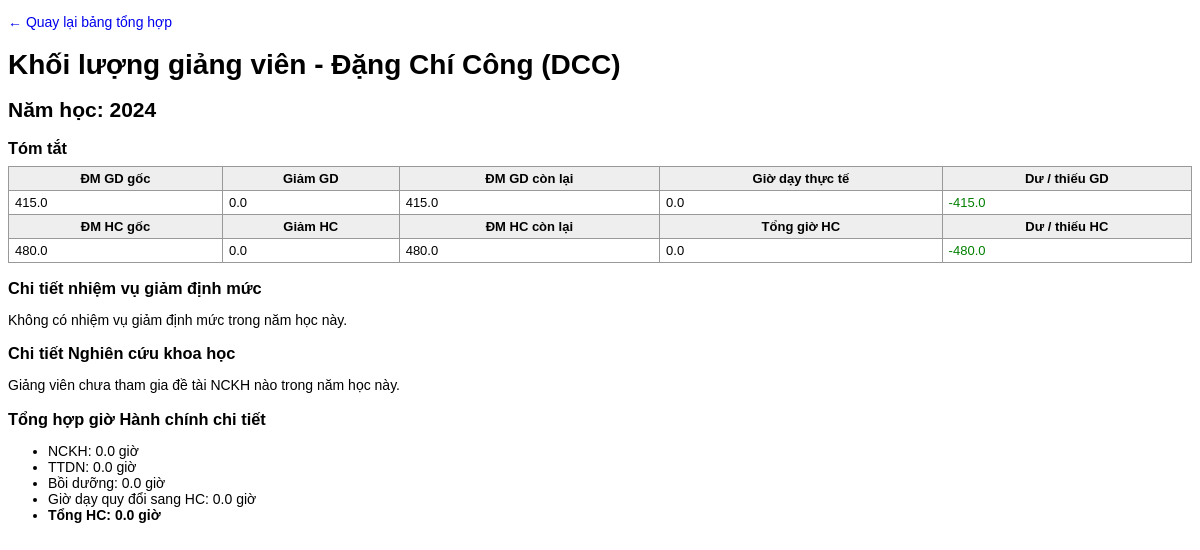
Screenshot of /timetable/instructor-workload/2/2/ with the database file from the repository.
### timetable/models.py (models this page shows, shortened)
class Instructor(models.Model):
    code = models.CharField(max_length=20, unique=True, verbose_name="Mã GV")
    name = models.CharField(max_length=100, verbose_name="Họ tên")
    department = models.ForeignKey(Department, on_delete=models.CASCADE, verbose_name="Thuộc Khoa")
    is_leader = models.BooleanField(default=False, verbose_name="Là Lãnh đạo (cờ tổng quát)")
    teaching_quota = models.FloatField(default=415, verbose_name="Định mức GIẢNG DẠY (Tiết)")
    admin_quota = models.FloatField(default=480, verbose_name="Định mức HÀNH CHÍNH (Giờ)")
    conversion_ratio = models.FloatField(default=3.2, verbose_name="Hệ số quy đổi giờ chuẩn → giờ HC")
    max_subjects_per_semester = models.IntegerField(
        default=3, verbose_name="Tối đa môn được phân dạy mỗi Học kỳ"
    )
    roles = models.ManyToManyField(
        InstructorRole, blank=True, verbose_name="Vai trò (ảnh hưởng giảm giờ chuẩn)"
    )
    allowed_majors = models.ManyToManyField(
        Major, blank=True, verbose_name="Được phân dạy cho các Ngành"
    )
    can_teach_general = models.BooleanField(
        default=False, verbose_name="Có dạy được các môn chung (đại cương)?"
    )
    competencies = models.ManyToManyField(
        Subject,
        through="InstructorCompetency",
        verbose_name="Khả năng giảng dạy (theo Môn)",
        blank=True,
    )
    class Meta:
        verbose_name_plural = "6. Quản lý Giảng viên"

class AcademicYear(models.Model):
    code = models.CharField(max_length=20, unique=True, verbose_name="Mã Năm học")
    note = models.TextField(blank=True, verbose_name="Ghi chú")
    class Meta:
        verbose_name_plural = "1. Quản lý Năm học"

### timetable/views.py (the view, shortened to what this page needs)
def instructor_workload_detail(request, instructor_id, year_id):
    academic_year = get_object_or_404(AcademicYear, id=year_id)
    instructor = get_object_or_404(Instructor, id=instructor_id)
    all_data = calculate_instructor_workload(academic_year)
    row = None
    for r in all_data:
        if r["instructor"].id == instructor.id:
            row = r
            break
    research_members = ResearchMember.objects.filter(
        instructor=instructor,
        project__year=academic_year,
    ).select_related("project", "project__category").order_by("project__topic_name")
    context = {
        "academic_year": academic_year,
        "instructor": instructor,
        "row": row,
        "research_members": research_members,
    }
    return render(request, "timetable/instructor_workload_detail.html", context)

### timetable/templates/timetable/instructor_workload_detail.html (shortened to what this page needs)
<!DOCTYPE html>
<html lang="vi">
<head>
</head>
<body>
    {% load math_filters %}
  <p>
    <a href="{% url 'timetable:instructor_workload' %}?academic_year={{ academic_year.id }}">&larr; Quay lại bảng tổng hợp</a>
  </p>
  <h1>Khối lượng giảng viên - {{ instructor.name }} ({{ instructor.code }})</h1>
  <h2>Năm học: {{ academic_year.code }}</h2>
  <h3>Tóm tắt</h3>
  <table>
    <tr>
      <th>ĐM GD gốc</th>
      <th>Giảm GD</th>
      <th>ĐM GD còn lại</th>
      <th>Giờ dạy thực tế</th>
      <th>Dư / thiếu GD</th>
    </tr>
    <tr>
      <td>{{ row.base_teaching_quota|floatformat:1 }}</td>
      <td>{{ row.teaching_reduced_hours|floatformat:1 }}</td>
      <td>{{ row.teaching_quota_adj|floatformat:1 }}</td>
      <td>{{ row.teaching_hours|floatformat:1 }}</td>
      <td>
        {% if row.teaching_overload > 0 %}
          <span class="overload">+{{ row.teaching_overload|floatformat:1 }}</span>
        {% else %}
          <span class="underload">{{ row.teaching_overload|floatformat:1 }}</span>
        {% endif %}
      </td>
    </tr>
    <tr>
      <th>ĐM HC gốc</th>
      <th>Giảm HC</th>
      <th>ĐM HC còn lại</th>
      <th>Tổng giờ HC</th>
      <th>Dư / thiếu HC</th>
    </tr>
    <tr>
      <td>{{ row.base_admin_quota|floatformat:1 }}</td>
      <td>{{ row.admin_reduced_hours|floatformat:1 }}</td>
      <td>{{ row.admin_quota_adj|floatformat:1 }}</td>
      <td>{{ row.admin_hours_total|floatformat:1 }}</td>
      <td>
        {% if row.admin_overload > 0 %}
          <span class="overload">+{{ row.admin_overload|floatformat:1 }}</span>
        {% else %}
          <span class="underload">{{ row.admin_overload|floatformat:1 }}</span>
        {% endif %}
      </td>
    </tr>
  </table>
  <h3>Chi tiết nhiệm vụ giảm định mức</h3>
  {% if row.duty_breakdown %}
    <table>
      <thead>
        <tr>
          <th>Nhiệm vụ</th>
          <th>Số tháng</th>
          <th>% giảm GD</th>
          <th>Giờ giảm GD</th>
          <th>% giảm HC</th>
          <th>Giờ giảm HC</th>
          <th>Ghi chú</th>
        </tr>
      </thead>
      <tbody>
        {% for b in row.duty_breakdown %}
          <tr>
            <td>{{ b.obj.reduction_type.name }}</td>
            <td>{{ b.months }}</td>
            <td>{{ b.teaching_percent }}</td>
            <td>{{ b.teaching_hours|floatformat:1 }}</td>
            <td>{{ b.admin_percent }}</td>
            <td>{{ b.admin_hours|floatformat:1 }}</td>
            <td>{{ b.obj.note }}</td>
          </tr>
        {% endfor %}
      </tbody>
    </table>
  {% else %}
    <p>Không có nhiệm vụ giảm định mức trong năm học này.</p>
  {% endif %}
  <h3>Chi tiết Nghiên cứu khoa học</h3>
  {% if research_members %}
    <table>
      <thead>
        <tr>
          <th>Đề tài</th>
          <th>Loại</th>
          <th>Vai trò</th>
          <th>Số lượng</th>
          <th>Giờ quy đổi của đề tài</th>
          <th>Tỷ lệ hưởng</th>
          <th>Giờ tính cho GV</th>
        </tr>
      </thead>
      <tbody>
        {% for m in research_members %}
          <tr>
            <td>{{ m.project.topic_name }}</td>
            <td>
              {% if m.project.category %}
                {{ m.project.category.name }}
                <small>({{ m.project.category.unit_label }})</small>
              {% endif %}
            </td>
            <td>
              {% if m.role == "CN" %}Chủ nhiệm{% else %}Cộng sự{% endif %}
            </td>
            <td>{{ m.project.quantity }}</td>
            <td>{{ m.project.hours|floatformat:1 }}</td>
            <td>
              {% if m.share_ratio %}
                {{ m.share_ratio|floatformat:2 }}
              {% else %}
                Tự chia (quy tắc 6:4/4:3:3...)
              {% endif %}
            </td>
            <td>
              {% if m.share_ratio %}
                {{ m.project.hours|floatformat:1 }} × {{ m.share_ratio|floatformat:2 }} ≈
                {{ m.project.hours|mul:m.share_ratio|floatformat:1 }}
              {% else %}
                (xem cột NCKH tổng ở phần tóm tắt)
              {% endif %}
            </td>
          </tr>
        {% endfor %}
      </tbody>
    </table>
  {% else %}
    <p>Giảng viên chưa tham gia đề tài NCKH nào trong năm học này.</p>
  {% endif %}
  <h3>Tổng hợp giờ Hành chính chi tiết</h3>
  <ul>
    <li>NCKH: {{ row.rp_hours|floatformat:1 }} giờ</li>
    <li>TTDN: {{ row.ei_hours|floatformat:1 }} giờ</li>
    <li>Bồi dưỡng: {{ row.pd_hours|floatformat:1 }} giờ</li>
    <li>Giờ dạy quy đổi sang HC: {{ row.teaching_to_admin_hours|floatformat:1 }} giờ</li>
    <li><strong>Tổng HC: {{ row.admin_hours_total|floatformat:1 }} giờ</strong></li>
  </ul>
</body>
</html>

### timetable/templates/timetable/instructor_workload_detail.html (style rules this page uses)
body { font-family: Arial, sans-serif; font-size: 14px; }
h1, h2, h3 { margin-bottom: 0.5rem; }
table { border-collapse: collapse; width: 100%; margin-top: 0.5rem; }
th, td { border: 1px solid #999; padding: 4px 6px; vertical-align: top; font-size: 13px; }
th { background: #eee; }
.underload { color: green; }
a { text-decoration: none; }

### rows the page displays
Instructor: name "Đặng Chí Công", code "DCC", base_teaching_quota "415.0", base_admin_quota "480.0"
AcademicYear: code "2024"

### other values shown
{{ row.teaching_reduced_hours|floatformat:1 }} "0.0"
{{ row.teaching_quota_adj|floatformat:1 }} "415.0"
{{ row.teaching_hours|floatformat:1 }} "0.0"
{{ row.teaching_overload|floatformat:1 }} "-415.0"
{{ row.admin_reduced_hours|floatformat:1 }} "0.0"
{{ row.admin_quota_adj|floatformat:1 }} "480.0"
{{ row.admin_hours_total|floatformat:1 }} "0.0"
{{ row.admin_overload|floatformat:1 }} "-480.0"
{{ row.rp_hours|floatformat:1 }} "0.0"
{{ row.ei_hours|floatformat:1 }} "0.0"
{{ row.pd_hours|floatformat:1 }} "0.0"
{{ row.teaching_to_admin_hours|floatformat:1 }} "0.0"
